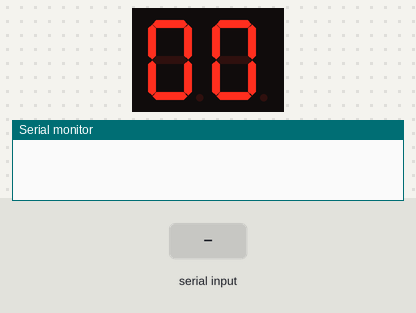
A sketch run on a simulated ESP32. Parts: 2-digit seven-segment display, the last lines printed to the serial monitor. Wiring (inferred from the names in the program): 2-digit 7-segment display, segments lit when HIGH: segments GPIO 13, GPIO 19, GPIO 18, GPIO 17, GPIO 16, GPIO 14, GPIO 21, GPIO 22, GPIO 32, GPIO 27, GPIO 26, GPIO 25, GPIO 23, GPIO 33. The inputs (shaded band) are chosen by the test bench. The segment pins are drawn as the display they are named for.

Above: at 1.2 s.
1.3 s: "STARTUP\n" received over Serial
At 2.0 s:
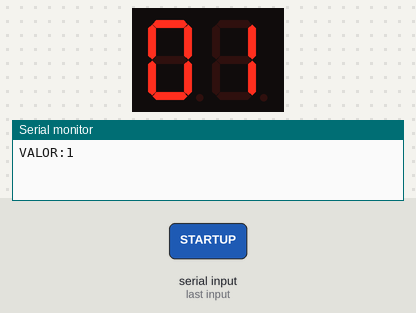
At 2.8 s:
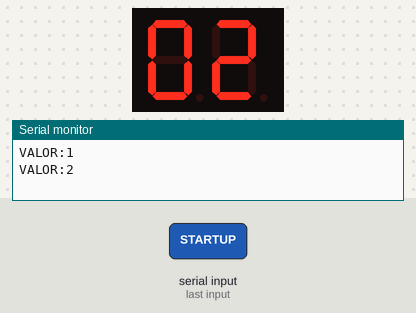
Timing chart, 0 to 4.3 s (numbered marks = the images above; inputs shaded):
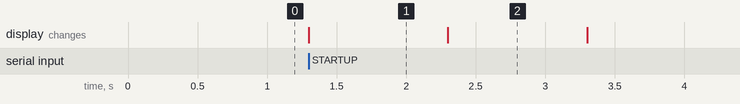

Measured:
- after the input at 1.3 s, the display: changes at once (image 1)
- what the display in image 1 shows lasts 1.0 s, from 1.3 s to 2.3 s

The sketch:

relojDigitalCeros.ino
```cpp
const bool CATHODE_COMMON = true;

// Pines de segmentos por display (a,b,c,d,e,f,g)
const int decenasPins[7]  = {13, 19, 18, 17, 16, 14, 21};
const int unidadesPins[7] = {22, 32, 27, 26, 25, 23, 33};

// Mapa de segmentos (a,b,c,d,e,f,g) para dígitos 0–9
const byte DIGITOS[10][7] = {
  {1,1,1,1,1,1,0}, // 0
  {0,1,1,0,0,0,0}, // 1
  {1,1,0,1,1,0,1}, // 2
  {1,1,1,1,0,0,1}, // 3
  {0,1,1,0,0,1,1}, // 4
  {1,0,1,1,0,1,1}, // 5
  {1,0,1,1,1,1,1}, // 6
  {1,1,1,0,0,0,0}, // 7
  {1,1,1,1,1,1,1}, // 8
  {1,1,1,1,0,1,1}  // 9
};

// Segmentos para "E" (error)
const byte ERROR_SEG[7] = {1,0,0,1,1,1,1};

int contador = 0;
unsigned long t0 = 0;
bool running = false;
bool ascendiendo = true;

void setup() {
  Serial.begin(115200);

  for (int i = 0; i < 7; i++) {
    pinMode(decenasPins[i], OUTPUT);
    pinMode(unidadesPins[i], OUTPUT);
  }
  apagarDisplays();
  mostrarNumero(0);
}

void loop() {
  if (Serial.available()) {
    String cmd = Serial.readStringUntil('\n');
    cmd.trim();

    if (cmd == "STARTUP") { running = true; ascendiendo = true; }
    else if (cmd == "STARTDOWN") { running = true; ascendiendo = false; }
    else if (cmd == "STOP") { running = false; }
    else if (cmd == "RESET") { contador = 0; mostrarNumero(contador); }
    else if (cmd.startsWith("DISPLAY:")) {
      String val = cmd.substring(8);
      if (val == "ERROR") {
        mostrarError();
      } else {
        int numero = val.toInt();
        if (numero < 0) numero = 0;
        if (numero > 99) numero = 99;
        contador = numero;
        mostrarNumero(contador);
      }
    }
  }

  unsigned long t = millis();
  if (running && (t - t0 >= 1000)) {
    t0 = t;
    if (ascendiendo) {
      contador++;
      if (contador > 99) contador = 0;
    } else {
      contador--;
      if (contador < 0) contador = 99;
    }
    mostrarNumero(contador);
    Serial.print("VALOR:");
    Serial.println(contador);
  }
}

void mostrarNumero(int num) {
  int dec = num / 10;
  int uni = num % 10;
  mostrarDigitoEn(dec, decenasPins);
  mostrarDigitoEn(uni, unidadesPins);
}

void mostrarDigitoEn(int dig, const int pins[7]) {
  for (int s = 0; s < 7; s++) {
    bool on_raw = DIGITOS[dig][s];
    bool level  = CATHODE_COMMON ? on_raw : !on_raw;
    digitalWrite(pins[s], level ? HIGH : LOW);
  }
}

void mostrarError() {
  mostrarCustom(ERROR_SEG, decenasPins);
  mostrarCustom(ERROR_SEG, unidadesPins);
}

void mostrarCustom(const byte segs[7], const int pins[7]) {
  for (int s = 0; s < 7; s++) {
    bool level = CATHODE_COMMON ? segs[s] : !segs[s];
    digitalWrite(pins[s], level ? HIGH : LOW);
  }
}

void apagarDisplays() {
  for (int i = 0; i < 7; i++) {
    digitalWrite(decenasPins[i], CATHODE_COMMON ? LOW : HIGH);
    digitalWrite(unidadesPins[i], CATHODE_COMMON ? LOW : HIGH);
  }
}
```
